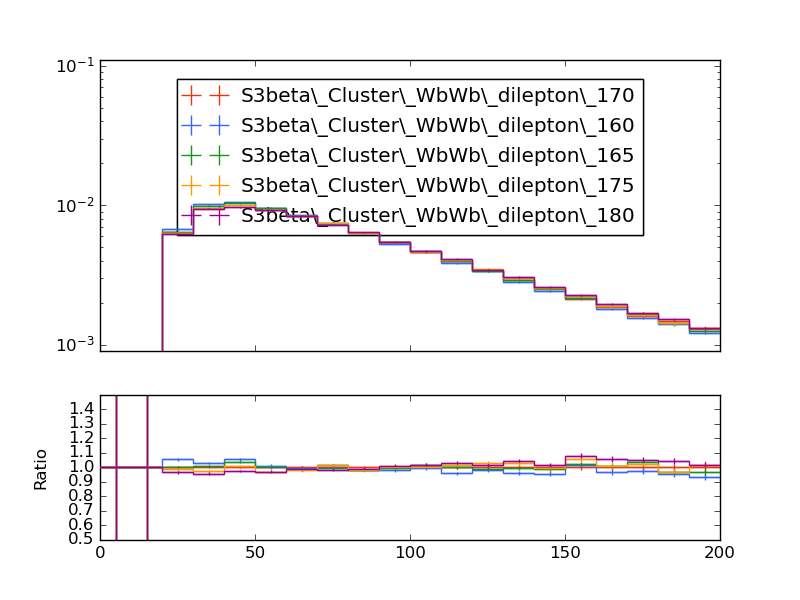

Generate this figure with Python:
#! /usr/bin/env python

# This Python script was auto-generated using YODA v2.0.1.
# Analysis object: /WbWb_dilepton/el_e_presel
# Timestamp: 27-02-2025 (11:02:16)

import matplotlib as mpl
import matplotlib.pyplot as plt
mpl.use('Agg') # comment out for interactive use
import os
import numpy as np

plotDir = os.path.split(os.path.realpath(__file__))[0]
if 'YODA_USER_PLOT_PATH' in globals():
    plot_outdir = globals()['YODA_USER_PLOT_PATH']
else:
    plot_outdir = plotDir

#plot style
plt.style.use(os.path.join(plotDir, '../default.mplstyle'))

plt.rcParams['text.usetex'] = False
plt.style.use(['classic'])
plt.rc('font', family='DejaVu Sans')
# plot metadata
figW, figH = plt.rcParams['figure.figsize']
ax_xLabel = r''
ax_yLabel = r''
ax_title  = r''
ax_xScale = 'linear'
ax_yScale = 'log'
xLims = (0.0, 200.0)
yLims = (0.0009000000000000001, 0.11000000000000001)

# TeX-friendly labels for the legend
labels = {
    'legend' : ([ r"S3beta\_Cluster\_WbWb\_dilepton\_170", r"S3beta\_Cluster\_WbWb\_dilepton\_160", r"S3beta\_Cluster\_WbWb\_dilepton\_165", r"S3beta\_Cluster\_WbWb\_dilepton\_175", r"S3beta\_Cluster\_WbWb\_dilepton\_180" ], r""),
}

# Adjust canvas width and height
canvasW = 10.0
canvasH = 9.0
figW *= canvasW/10.
figH *= canvasH/9.

# Create figure and axis objects
fig, (ax, ratio0_ax) = plt.subplots(2, 1, sharex=True,
                  figsize=(figW,figH), gridspec_kw={'height_ratios': (6.0, 3.0)})

# Set figure margins
plt.subplots_adjust(
    left   = 1.0 * plt.rcParams['figure.subplot.left'],
    right  = 1.0 * plt.rcParams['figure.subplot.right'],
    top    = 1.0 * plt.rcParams['figure.subplot.top'],
    bottom = 1.0 * plt.rcParams['figure.subplot.bottom'])

ratio0_ax.yaxis.set_major_locator(mpl.ticker.MultipleLocator(0.1))
ratio0_ax.set_ylim(0.5, 1.4999)
ratio0_ax.set_ylabel('Ratio')

# the numerical data is stored in a separate file
dataf = dict()
prefix = os.path.split(__file__)[0]
if prefix:    prefix = prefix + '/'
exec(open(prefix+'el_e_presel__data.py').read(), dataf)


legend_handles = dict() # keep track of handles for the legend

# style options for curves
# starts at zorder>=5 to draw curve on top of legend
styles = {
  'S3beta_Cluster_WbWb_dilepton_170.yoda.gz': {
    'color' : '#EE3311',
    'linestyle' : '-',
    'linewidth' : 1,
    'marker' : 'none',
    'markersize' : 2,
    'capsize' : 0.0,
    'zorder' : 5,
    'histstyle' : 1,
    'drawstyle' : 'steps-pre',
    'xerrorbars' : 1,
    'yerrorbars' : 1,
    'fillcolor' : None,
    'fillopacity' : 1.0,
    'ratio0_linestyle' : '-',
    'ratio0_linewidth' : 1,
    'ratio0_marker' : 'none',
    'ratio0_markersize' : 2,
    'ratio0_capsize' : 0.0,
    'ratio0_zorder' : 5,
    'ratio0_histstyle' : 1,
    'ratio0_drawstyle' : 'steps-pre',
    'ratio0_xerrorbars' : 1,
    'ratio0_yerrorbars' : 1,
  },
  'S3beta_Cluster_WbWb_dilepton_160.yoda.gz': {
    'color' : '#3366FF',
    'linestyle' : '-',
    'linewidth' : 1,
    'marker' : 'none',
    'markersize' : 2,
    'capsize' : 0.0,
    'zorder' : 6,
    'histstyle' : 1,
    'drawstyle' : 'steps-pre',
    'xerrorbars' : 1,
    'yerrorbars' : 1,
    'fillcolor' : None,
    'fillopacity' : 1.0,
    'ratio0_linestyle' : '-',
    'ratio0_linewidth' : 1,
    'ratio0_marker' : 'none',
    'ratio0_markersize' : 2,
    'ratio0_capsize' : 0.0,
    'ratio0_zorder' : 6,
    'ratio0_histstyle' : 1,
    'ratio0_drawstyle' : 'steps-pre',
    'ratio0_xerrorbars' : 1,
    'ratio0_yerrorbars' : 1,
  },
  'S3beta_Cluster_WbWb_dilepton_165.yoda.gz': {
    'color' : '#109618',
    'linestyle' : '-',
    'linewidth' : 1,
    'marker' : 'none',
    'markersize' : 2,
    'capsize' : 0.0,
    'zorder' : 7,
    'histstyle' : 1,
    'drawstyle' : 'steps-pre',
    'xerrorbars' : 1,
    'yerrorbars' : 1,
    'fillcolor' : None,
    'fillopacity' : 1.0,
    'ratio0_linestyle' : '-',
    'ratio0_linewidth' : 1,
    'ratio0_marker' : 'none',
    'ratio0_markersize' : 2,
    'ratio0_capsize' : 0.0,
    'ratio0_zorder' : 7,
    'ratio0_histstyle' : 1,
    'ratio0_drawstyle' : 'steps-pre',
    'ratio0_xerrorbars' : 1,
    'ratio0_yerrorbars' : 1,
  },
  'S3beta_Cluster_WbWb_dilepton_175.yoda.gz': {
    'color' : '#FF9900',
    'linestyle' : '-',
    'linewidth' : 1,
    'marker' : 'none',
    'markersize' : 2,
    'capsize' : 0.0,
    'zorder' : 8,
    'histstyle' : 1,
    'drawstyle' : 'steps-pre',
    'xerrorbars' : 1,
    'yerrorbars' : 1,
    'fillcolor' : None,
    'fillopacity' : 1.0,
    'ratio0_linestyle' : '-',
    'ratio0_linewidth' : 1,
    'ratio0_marker' : 'none',
    'ratio0_markersize' : 2,
    'ratio0_capsize' : 0.0,
    'ratio0_zorder' : 8,
    'ratio0_histstyle' : 1,
    'ratio0_drawstyle' : 'steps-pre',
    'ratio0_xerrorbars' : 1,
    'ratio0_yerrorbars' : 1,
  },
  'S3beta_Cluster_WbWb_dilepton_180.yoda.gz': {
    'color' : '#990099',
    'linestyle' : '-',
    'linewidth' : 1,
    'marker' : 'none',
    'markersize' : 2,
    'capsize' : 0.0,
    'zorder' : 9,
    'histstyle' : 1,
    'drawstyle' : 'steps-pre',
    'xerrorbars' : 1,
    'yerrorbars' : 1,
    'fillcolor' : None,
    'fillopacity' : 1.0,
    'ratio0_linestyle' : '-',
    'ratio0_linewidth' : 1,
    'ratio0_marker' : 'none',
    'ratio0_markersize' : 2,
    'ratio0_capsize' : 0.0,
    'ratio0_zorder' : 9,
    'ratio0_histstyle' : 1,
    'ratio0_drawstyle' : 'steps-pre',
    'ratio0_xerrorbars' : 1,
    'ratio0_yerrorbars' : 1,
  },
}

# curve from input yoda files in main panel
for label, yvals in dataf['yvals'].items():
    if all(np.isnan(v) for v in dataf['yvals'][label]):
        continue
    tmp = None
    if styles[label]['histstyle']: # draw as histogram
        xpos = dataf['xedges'][label] if styles[label]['drawstyle'] else dataf['xpoints'][label]
        ypos = np.insert(yvals, 0, yvals[0]) if styles[label]['drawstyle'] else yvals
        if styles[label]['fillcolor']: # fill area below curve
            ax.fill_between(xpos, ypos, step='pre',
                            color=styles[label]['fillcolor'],
                            alpha=styles[label]['fillopacity'])
        tmp, = ax.plot(xpos, ypos,
                       color=styles[label]['color'],
                       linestyle=styles[label]['linestyle'],
                       linewidth=styles[label]['linewidth'],
                       drawstyle=styles[label]['drawstyle'], solid_joinstyle='miter',
                       zorder=styles[label]['zorder'], label=label)
    tmp = ax.errorbar(dataf['xpoints'][label], yvals,
                      xerr=np.array(dataf['xerrs'][label])*styles[label]['xerrorbars'],
                      yerr=np.array(dataf['yerrs'][label])*styles[label]['yerrorbars'],
                      fmt=styles[label]['marker'], capsize=styles[label]['capsize'],
                      markersize=styles[label]['markersize'],
                      ecolor=styles[label]['color'],
                      color=styles[label]['color'], zorder=styles[label]['zorder'])
    tmp[-1][0].set_linestyle(styles[label]['linestyle'])
    tmp[-1][0].set_linewidth(styles[label]['linewidth'])
    if label in dataf['add_legend_handle']:  legend_handles[label] = tmp
    for varLabel in dataf['variation_yvals'].keys():
        if varLabel.startswith(label):
            tmp, = ax.plot(dataf['xedges'][label], dataf['variation_yvals'][varLabel],
                           color=styles[label]['color'],
                           linestyle=styles[label]['linestyle'],
                           linewidth=styles[label]['linewidth'],
                           drawstyle='steps-pre', solid_joinstyle='miter',
                           zorder=styles[label]['zorder'], alpha=0.5)


# plots on ratio panel
# curve from input yoda files in ratio panel
for label, yvals in dataf['ratio0_yvals'].items():
    if all(np.isnan(v) for v in yvals):
        continue
    if styles[label]['ratio0_histstyle']: # plot as histogram
        xpos = dataf['xedges']['S3beta_Cluster_WbWb_dilepton_170.yoda.gz'] if styles[label]['ratio0_drawstyle'] else dataf['xpoints']['S3beta_Cluster_WbWb_dilepton_170.yoda.gz']
        ypos = np.insert(yvals, 0, yvals[0]) if styles[label]['ratio0_drawstyle'] else yvals
        ratio0_ax.plot(xpos, ypos,
                       color=styles[label]['color'],
                       linewidth=styles[label]['linewidth'],
                       linestyle=styles[label]['ratio0_linestyle'],
                       drawstyle=styles[label]['ratio0_drawstyle'], zorder=styles[label]['zorder'],
                       solid_joinstyle='miter')
    tmp = ratio0_ax.errorbar(dataf['xpoints']['S3beta_Cluster_WbWb_dilepton_170.yoda.gz'], yvals,
                             xerr=np.array(dataf['ref_xerrs'])*styles[label]['ratio0_xerrorbars'],
                             yerr=np.array(dataf['ratio0_yerrs'][label])*styles[label]['ratio0_yerrorbars'],
                             fmt=styles[label]['ratio0_marker'], capsize=styles[label]['ratio0_capsize'],
                             markersize=styles[label]['ratio0_markersize'],
                             ecolor=styles[label]['color'],
                             color=styles[label]['color'])
    tmp[-1][0].set_linestyle(styles[label]['ratio0_linestyle'])
    tmp[-1][0].set_linewidth(styles[label]['ratio0_linewidth'])

    for varlabel in dataf['ratio0_variation_vals'].keys():
        if varlabel.startswith(label):
            ratio0_ax.plot(dataf['xedges']['S3beta_Cluster_WbWb_dilepton_170.yoda.gz'],
                            dataf['ratio0_variation_vals'][varlabel],
                            color=styles[label]['color'],
                            linestyle=styles[label]['linestyle'],
                            linewidth=styles[label]['linewidth'],
                            drawstyle='steps-pre', solid_joinstyle='miter',
                            zorder=1, alpha=0.5)

legend_items = list(legend_handles.values())
ax.add_artist(ax.legend(legend_items,
                        labels['legend'][0],
                        title=labels['legend'][1],
                        alignment='left',
                        loc='upper center',
                        bbox_to_anchor=(0.5, 0.97)))

# set plot metadata as defined above
ratio0_ax.set_xlabel(ax_xLabel)
ratio0_ax.xaxis.set_label_coords(1., -0.15)
ax.set_ylabel(ax_yLabel, ha='right', va='top')
ax.yaxis.set_label_coords(-0.11, 1.0)
ax.set_title(ax_title, loc='left')
ax.set_xscale(ax_xScale)
ax.set_yscale(ax_yScale)
ax.set_xlim(xLims)
ax.set_ylim(yLims)

# tick formatting
plt.rcParams['xtick.top'] = True
plt.rcParams['ytick.right'] = True
ax.yaxis.set_major_locator(mpl.ticker.LogLocator(base=10.0, numticks=np.inf))
ax.yaxis.set_minor_locator(mpl.ticker.LogLocator(
                           base=10.0, subs=np.arange(0.1, 1, 0.1), numticks=np.inf))
fig.align_ylabels((ax, ratio0_ax))
plt.savefig(os.path.join(plot_outdir, 'el_e_presel.pdf'), format='PDF')
plt.savefig(os.path.join(plot_outdir, 'el_e_presel.png'), format='PNG')

plt.close(fig)
